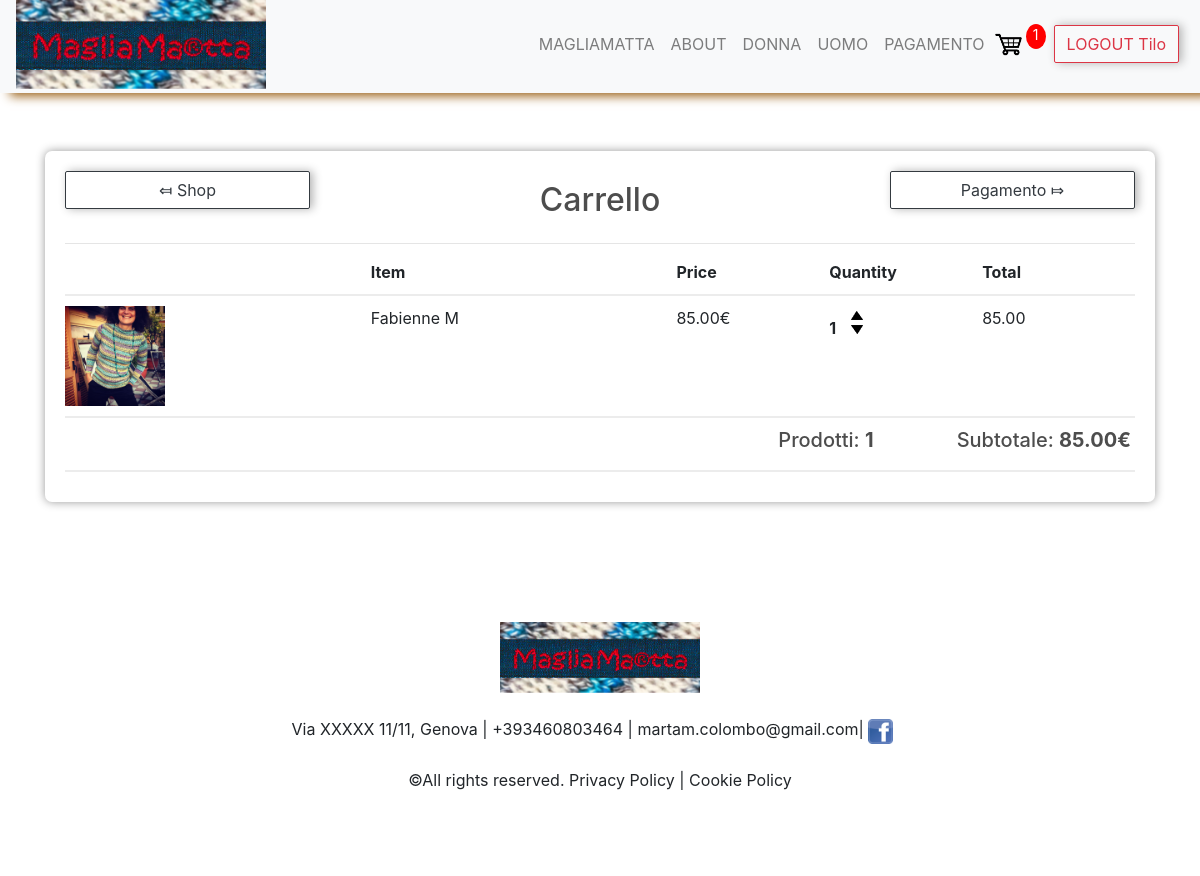
The page /cart/ (signed in) on the database as committed earlier.
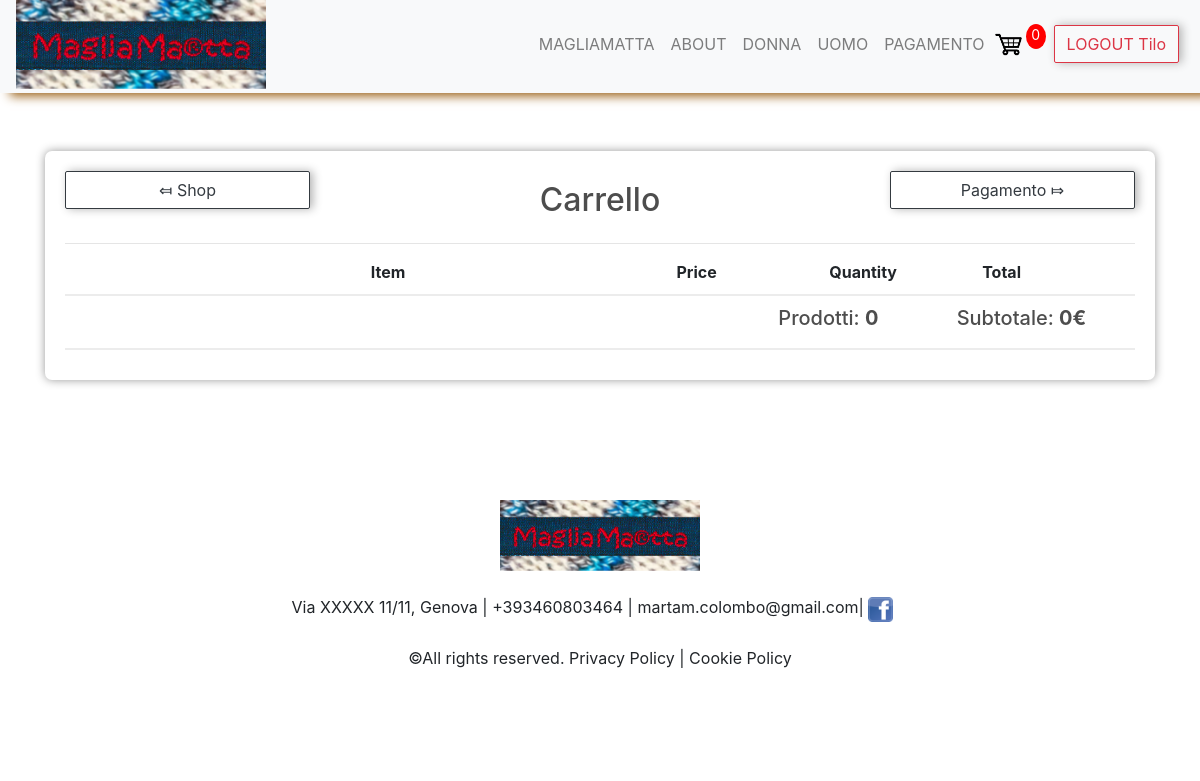
The same page on the database as committed later.
### main/models.py (models this page shows, shortened)
class OrderItem(models.Model):
    product = models.ForeignKey(Product, on_delete=models.SET_NULL, null=True)
    order = models.ForeignKey(Order, on_delete=models.SET_NULL, null=True)
    quantity = models.IntegerField(default=0,null=True, blank=True)
    date_added = models.DateTimeField(auto_now_add=True, null=True)
    def __str__(self):
        return self.product.title
    @property
    def get_total(self):
        if self.product.discount_price > 0:
            total = self.product.discount_price*self.quantity
        else:
            total = self.product.price*self.quantity
        return total

class Product(models.Model):
    CHOICESCAT = (
        ('tshirt', 'T-Shirt'),
        ('pullover', "Pullover"),
        ('dress', 'Dress'),
    )
    SIZETYPES = models.TextChoices('Size', 'S S/M M M/L L')
    GENDER = models.TextChoices('Gender', 'WOMEN MEN')
    active = models.BooleanField()
    date = models.DateField(auto_now_add=True)
    NEW_Flag = models.BooleanField(default=False)
    gender = models.CharField(choices=GENDER.choices, max_length=5)
    size = models.CharField(choices=SIZETYPES.choices, max_length=4)
    category = models.CharField(max_length=150, null=False, choices=CHOICESCAT)
    title = models.CharField(max_length=150)
    description = models.CharField(max_length=350)
    text = models.TextField(blank=True)
    price = models.DecimalField(decimal_places=2, max_digits=7)
    discount_price = models.DecimalField(decimal_places=2, max_digits=7, default=0.00)
    discount_Flag = models.BooleanField()
    image = models.ImageField(upload_to='media/')
    stock = models.IntegerField(default=1, null=True, blank=True)
    digital = models.BooleanField(default=False)
    url = models.URLField(blank=True)
    @property #Errorhandling    in Case ther eis no image file
    def imageURL(self):
        try:
            url = self.image.url
        except:
            url =''
        return url

class Order(models.Model):
    customer = models.ForeignKey(Customer, on_delete=models.SET_NULL, null=True, blank=True)
    date_ordered = models.DateTimeField(auto_now_add=True)
    complete = models.BooleanField(default=False)
    transaction_id = models.CharField(max_length=100, null=True)
    def __str__(self):
        return str(self.id)
    @property
    def get_cart_total(self):
        orderitems = self.orderitem_set.all()
        total = sum([item.get_total for item in orderitems])
        return total
    @property
    def get_cart_items(self):
        orderitems = self.orderitem_set.all()
        total = sum([item.quantity for item in orderitems])
        return total

### main/views.py (the view)
# urls.py: path('cart/', views.cart, name="cart"),
def cart(request):
    data = cartData(request)   #function in utils.py
    cartItems = data['cartItems']
    order = data['order']
    items = data['items']
    context = {'items': items, 'order': order,'cartItems':cartItems}
    return render(request, 'main/cart.html', context)

### main/utils.py (called while the page is built)
def cartData(request):
    if request.user.is_authenticated:
        customer = request.user.customer
        order, created = Order.objects.get_or_create(customer=customer, complete=False)
        items = order.orderitem_set.all()
        cartItems = order.get_cart_items
    else:
        cookieData = cookieCart(request)   #function in utils.py
        cartItems = cookieData['cartItems']
        order = cookieData['order']
        items = cookieData['items']
    return {'cartItems': cartItems, 'order': order, 'items': items}

### main/templates/main/cart.html (shortened to what this page needs)
{% extends 'base.html' %}
{% load static %}
{% block content %}
<link rel="stylesheet" type="text/css" href="{% static 'main/css/main.css' %}">
<br>
<br>
<div class="container">
    <div class="row" >
        <br>
        <div class="col-lg-12">
            <div class="box-element">
                <div class="row">
                    <div class="col-lg-3">
                        <a style="" class="btn btn-outline-dark btn-block"
                           href="{% url 'main:home' %}">&#10502; Shop</a>
                    </div>
                    <div class="col-lg-6">
                        <h2 style="text-align:center;">Carrello</h2>
                    </div>
                    <div class="col-lg-3">
                        <a style="" class="btn btn-outline-dark btn-block "
                           href="{% url 'main:checkout'%}">Pagamento &#10503</a>
                    </div>
                </div>
                <hr>
                <div class="cart-row">
                    <div style="flex:2"></div>
                    <div style="flex:2"><strong>Item</strong></div>
                    <div style="flex:1"><strong>Price</strong></div>
                    <div style="flex:1"><strong>Quantity</strong></div>
                    <div style="flex:1"><strong>Total</strong></div>
                </div>
                {% for item in items %}
                <div class="cart-row">
                    <div style="flex:2"><img class="row-image" src="{{item.product.imageURL}}"></div>
                    <div style="flex:2"><p>{{item.product.title}} {{ item.product.size }}
                                            {{ item.product.label }}</p></div>
                    <div style="flex:1"><p>
                        {% if item.product.discount_price %}
                            {{ item.product.discount_price }}€
                        {% else  %}
                            {{ item.product.price }}€
                        {% endif %}
                    </p></div>
                    <div style="flex:1">
                        <p class="quantity">{{ item.quantity }}</p>
                        <div class="quantity">
                            <img data-product="{{item.product.id}}" data-action="add"
                                 class="chg-quantity update-cart" src="{% static  'main/images/arrowup.png' %}">
                            <img data-product="{{item.product.id}}" data-action="remove"
                                 class="chg-quantity update-cart" src="{% static  'main/images/arrowdown.png' %}">
                        </div>
                    </div>
                    <div style="flex:1"><p>{{item.get_total}}</p></div>
                </div>
                {% endfor %}
                <div class="cart-row">
                    <div style="flex:1"></div>
                    <div style="flex:1"></div>
                    <div style="flex:1"></div>
                    <div style="flex:1"></div>
                    <div style="flex:1"><h5>Prodotti: <strong>{{ order.get_cart_items }}</strong></h5></div>
                    <div style="flex:1"><h5>Subtotale: <strong>{{ order.get_cart_total }}€</strong></h5></div>
                </div>
            </div>
        </div>
    </div>
</div>
{% endblock content %}

### main/templates/base.html (shortened to what this page needs)
{% load static %}
<!doctype html>
<head>
    <link rel="stylesheet" href="https://cdn.jsdelivr.net/npm/bootstrap@4.5.3/dist/css/bootstrap.min.css"
>
    <link rel="stylesheet" type="text/css" href="{% static 'main/css/main.css' %}">
</head>
<body>
<nav  class="navbar sticky-top navbar-expand-lg navbar-light bg-light scrolling-navbar pt-0 pb-1 "
      style ="box-shadow:hsl(34, 76%, 34%) 10px 3px 10px;">
    <a href="/admin">
        <img src="{% static 'main/magliamatta.png' %}" width="250 " height="90"  class="d-inline-block align-top pb-0">
    </a>
    <div class="collapse navbar-collapse flex-row-reverse" id="navbarNavDropdown">
        <ul class="navbar-nav" style="padding-left:7px; padding-right:5px;">
            <div class="container pr-0">
                <li class="nav-item ">
                    <a class="nav-link" href="/">MAGLIAMATTA</a>
                </li>
                <li class="nav-item">
                    <a class="nav-link"  href="/about">ABOUT</a>
                </li>
                <li class="nav-item">
                    <a class="nav-link"  href="/#donne">DONNA</a>
                </li>
                <li class="nav-item">
                    <a class="nav-link"  href="/#uomini">UOMO</a>
                </li>
                <li class="nav-item">
                    <a class="nav-link"  href="/checkout">PAGAMENTO</a>
                </li>
                <div class="form-inline my-2 my-lg-0 pr-2">
                    <a href="/cart">
                        <img id="cart-icon" src="{% static 'main/images/cartblack.png'%}" alt="Cart" class="pl-0 ml-0">
                    </a>
                    <p id="cart-total">{{cartItems}}</p>
                </div>
                <li>
                    {% if user.username %}
                        <a href="/logout" class="btn btn-outline-danger " > LOGOUT
                            {% if user.first_name %}
                                {{request.user.first_name}}
                            {% else %}
                                {{request.user}}
                            {% endif %}
                        </a>
                    {% endif %}
                </li>
            </div>
        </ul>
    </div>
</nav>
{% block content %}
{% endblock %}
<br/>
<br/>
<br/><br/>
<br/>
</body>
<footer>
    <div class="container-fluid footer text-center">
        <img src="{% static 'main/magliamatta.png' %} " width="200">
        <br/>
        <br/>
        <a> Via XXXXX 11/11, Genova </a>|
        <a> +393460803464 </a>|
        <a> martam.colombo@gmail.com</a>|
        <a href="https://www.facebook.com/MagliaMatta/" target="_blank">
            <img id="facebook-icon" src="{% static 'main/facebook.png'%}"
                 alt="Facebook" class="pl-0 ml-0"></a>
        <br/>
        <br/>
        <a>©All rights reserved. Privacy Policy </a>|<a> Cookie Policy</a>
        <br>
    </div>
    <br>
</footer>
<div class="parallaxbase"></div>

### main/static/main/css/main.css (style rules this page uses)
body { background-color: white ; height: 60vh; justify-content: space-around; align-items: center; flex-direction: column; padding-top: 93px; }
.navbar { overflow: hidden; background-color: #333; position: fixed; top: 0; width: 100%; }
h1,h2,h3,h4,h5,h6 { color:hsl(0, 0%, 30%); }
.parallaxbase { background-image: url("/static/main/woolbr_smv2.png"); min-height: 60px; background-attachment: fixed; background-position: center; background-repeat: no-repeat; background-size: cover; }
.box-element { box-shadow:hsl(0, 0%, 60%) 0 0 10px; background-color: #fff; border-radius: 7px; border: 200px; padding: 20px; }
#cart-icon { width:33px; display: inline-block; margin-left: 15px; }
#facebook-icon { width:25px; display: inline-block; margin-left: 15px; margin-right: 15px; }
#cart-total { display: block; text-align: center; color:#fff; background-color: red; width: 20px; height: 25px; border-radius: 50%; font-size: 14px; }
.col-lg-4, .col-lg-6, .col-lg-8, .col-lg-12 { margin-top: 10px; }
.btn { border-radius: 2px; box-shadow:hsl(0, 0%, 70%) 3px 0px 10px; }
.cart-row { display: flex; align-items: flex-stretch; padding-bottom: 10px; margin-bottom: 10px; border-bottom: 2px solid #ececec; }
img { max-width: 100%; height: auto; }
.nav-link { padding-left: 5px; padding-right: 5px; }
* { box-sizing: border-box }

Rows that differ between the two databases and show on the page:
no longer on this page (row unchanged): OrderItem: product.imageURL (picture), product "Fabienne", product.size "M", product.price "85.00", quantity "1", get_total "85.00"
no longer on this page (row edited): Order: get_cart_items "1", get_cart_total "85.00"
added Order: get_cart_items "0", get_cart_total "0"
Other text that changed with them:
{{ cartItems }}: "1" → "0"
